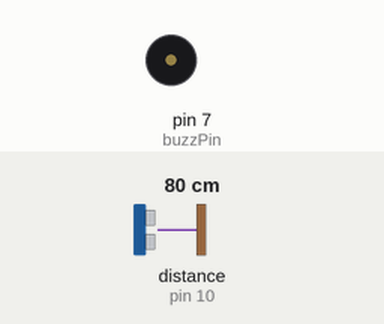
Simulated run of this sketch. Board: Arduino Uno, built with avr-gcc and run on an emulated ATmega328P. On the bench: buzzer (waves = sounding). Wiring (inferred from the names in the program): ultrasonic range finder: trigger pin 8; echo pin 10. Inputs (shaded band) come from the test bench; at power-on: distance to the obstacle (sensor on pin 10) 80 cm. The echo pulse lasts 58.3 µs per cm; what the sketch prints to the serial monitor is not drawn.

Above: at 2.0 s.
2.1 s: distance to the obstacle (sensor on pin 10) set to 23 cm
6.4 s: distance to the obstacle (sensor on pin 10) set to 19 cm
Timing chart, 0 to 15.9 s (numbered marks = the images above; inputs shaded):
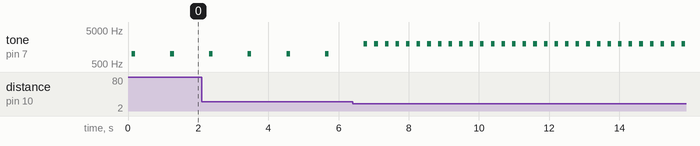

The sketch:

ultra_sonic_range_finder.ino
```cpp
int sinputPin = 10; /*Change according to the hardware configure*/
int soutputPin = 8;/*Change according to the hardware configure*/
int buzzPin = 7;/*Change according to the hardware configure*/
int wait;

void setup()
{
  //set the IO working mode
  pinMode(sinputPin, INPUT);
  pinMode(soutputPin, OUTPUT);
  pinMode(buzzPin, OUTPUT);
  //Setup the serial port
  Serial.begin(9600);
}

void loop()
{
  //the next 5 lines are used to generate a pulse
  //to trig the ultrasonic ranging unit
  digitalWrite(soutputPin, LOW);
  delay(100);
  digitalWrite(soutputPin, HIGH);
  delayMicroseconds(15);
  digitalWrite(soutputPin, LOW);
  //get response from the ranging unit
  unsigned int distance = pulseIn(sinputPin, HIGH);
  distance = distance/58; //in cm
  if(distance < 20){
    tone(buzzPin, 2000, 100);
    wait = 200;
  }
  else if(distance > 100)
  {
   tone(buzzPin, 800, 100);
    wait = 2000;
  }
  else{
    tone(buzzPin, 1000, 100);
    wait = 1000;
  }
  //display the results to the serial monitor
  Serial.print("[");
  Serial.print(millis());
  Serial.print("]");
  Serial.print(" ");
  Serial.print(distance);
  Serial.println("cm");
  delay(wait);
}
```

Measured:
- after the input at 6.4 s, tone on pin 7 (buzzPin): alternates 2000 Hz for 0.10 s and silent for 0.20 s, starting after 0.32 s
- by itself, tone on pin 7 (buzzPin): alternates 1000 Hz for 0.10 s and silent for 1.0 s
